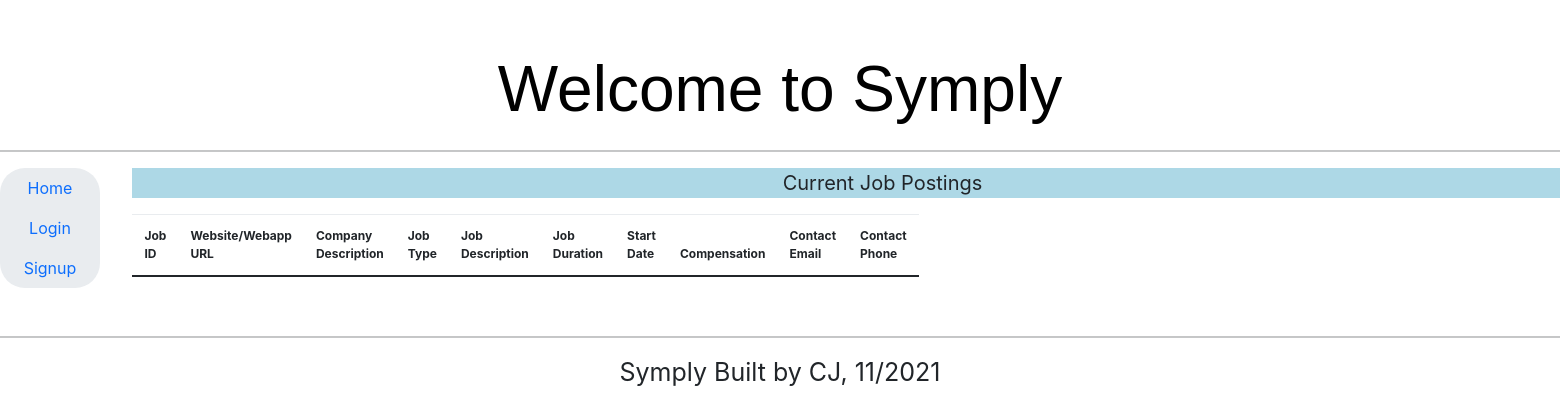
The page /job_posting_table on the database as committed earlier.
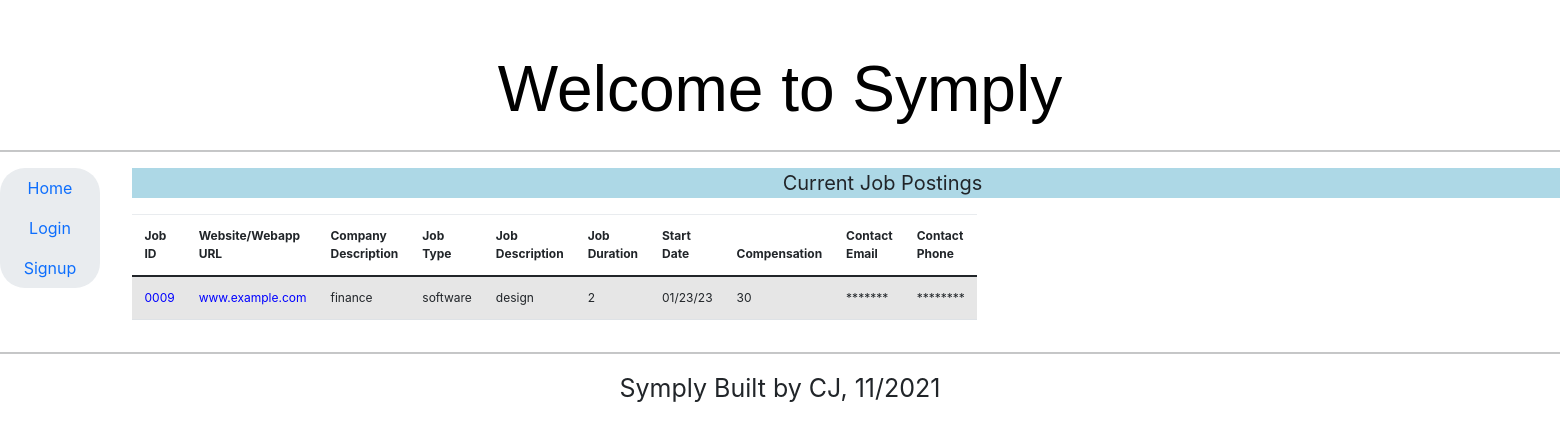
The same page on the database as committed later.
### application.py (models this page shows, shortened)
    class JobPost(db.Model):
        __tablename__ = 'jobpost'
        username = db.Column(db.String)
        jobid = db.Column(db.String,primary_key=True)
        contactemail = db.Column(db.String)
        contactphone = db.Column(db.String)
        website = db.Column(db.String)
        companydescription = db.Column(db.String)
        jobtype = db.Column(db.String)
        jobdescription = db.Column(db.String)
        payoffered = db.Column(db.String)
        jobduration = db.Column(db.String)
        startdate = db.Column(db.String)
        longdescription = db.Column(db.String)
        authenticated = db.Column(db.Boolean, default=False)

### application.py (the view)
    @application.route("/job_posting_table")
    def job_posting_table():
        if current_user.is_authenticated:
            poster = current_user.username
            jobpost = JobPost.query.all()
            return render_template('job_posting_table_login.html', jobpost=jobpost, tabtitle='Symply Job Listings',poster=poster)
        else:
            jobpost = JobPost.query.all()
            return render_template('job_posting_table.html', jobpost=jobpost, tabtitle='Symply Job Listings')

### templates/job_posting_table.html (shortened to what this page needs)
{% extends "base5.html" %}
{% block content %}
<!DOCTYPE html>
<html lang="en">
  <head>
    <link href="{{ url_for('static', filename='bootstrap.min.css') }}" rel="stylesheet">
    <link href="{{ url_for('static', filename='narrow-jumbotron.css') }}" rel="stylesheet">
  </head>
  <body>
    <div><p style="background-color: lightblue;font-size: 20px; width: 1500px; text-align: center;">Current Job Postings</p></div>
  <table id="data" class="table table-striped" style="width: 1500px; font-size: 12px;">
    <thead>
      <tr>
        <th>Job ID </th>
        <th>Website/Webapp URL</th>
        <th>Company Description</th>
        <th>Job Type</th>
        <th>Job Description</th>
        <th>Job Duration </th>
        <th>Start Date</th>
        <th>Compensation</th>
        <th>Contact Email </th>
        <th>Contact Phone</th>
      </tr>
    </thead>
    <tbody>
      {% for jp in jobpost %}
        <tr>
          <td><a href="/job_information/{{ jp.jobid }}" style="color: blue;">{{ jp.jobid }}</a></td>
          <td><a href={{ jp.website }} style="color:blue" target="_blank" rel="noopener noreferrer">{{ jp.website }}</a></td>
          <td>{{ jp.companydescription }}</td>
          <td>{{ jp.jobtype }}</td>
          <td>{{ jp.jobdescription }}</td>
          <td>{{ jp.jobduration }}</td>
          <td>{{ jp.startdate }}</td>
          <td>{{ jp.payoffered }}</td>
          <td>*******</td>
          <td>********</td>
        </tr>
      {% endfor %}
    </tbody>
  </table>
  </body>
</html>
{% endblock %}

Rows that differ between the two databases and show on the page:
added JobPost: jobid "0009", website "www.example.com", companydescription "finance", jobtype "software", jobdescription "design", jobduration "2", startdate "01/23/23", payoffered "30"
